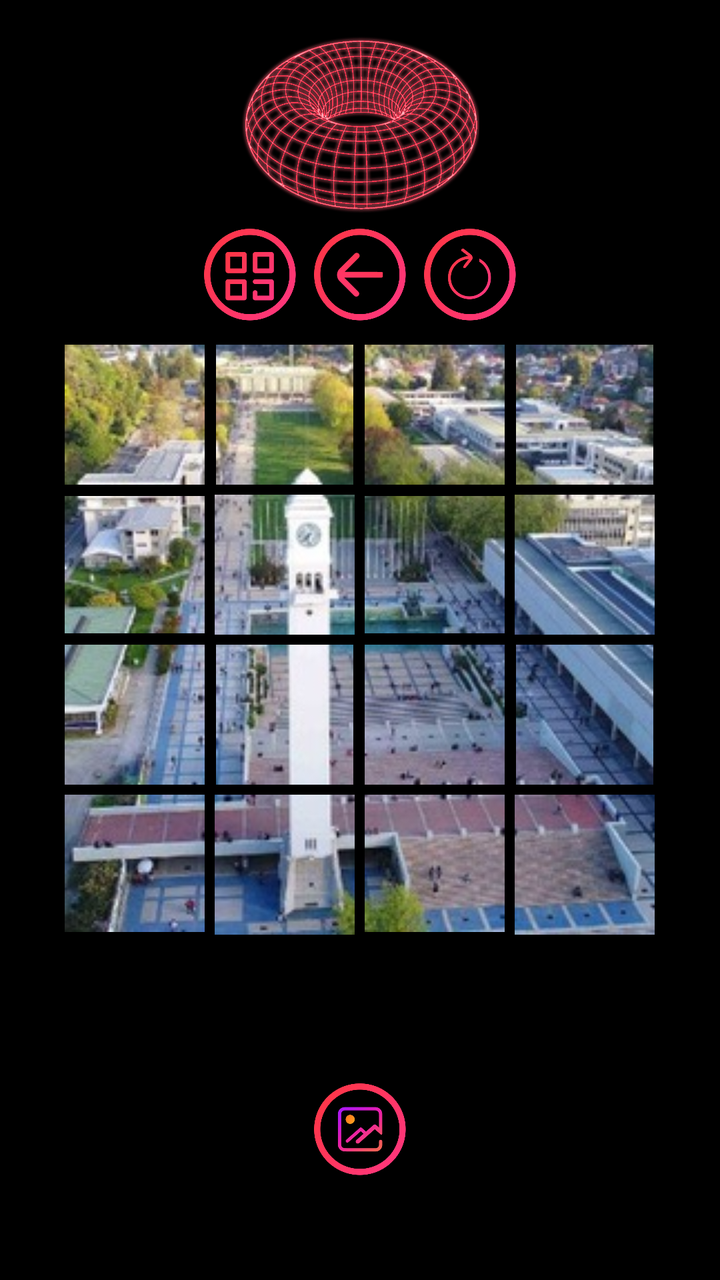
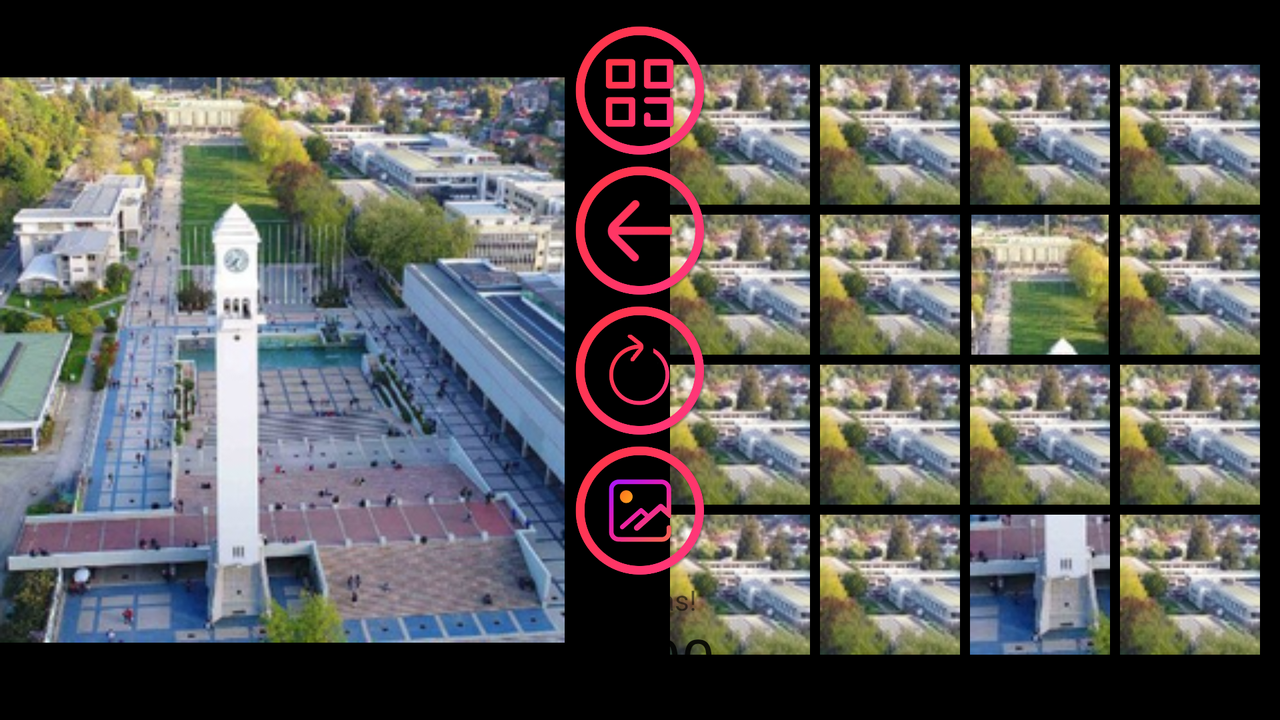

An Android layout and its configuration variant, each rendered on a device that would load it. The default file and the variant file are quoted in full after the pictures.
<!-- AndroidManifest.xml: application theme AppTheme -->
<!-- res/layout/fragment_home.xml -->
<?xml version="1.0" encoding="utf-8"?>
<RelativeLayout xmlns:android="http://schemas.android.com/apk/res/android"
    xmlns:app="http://schemas.android.com/apk/res-auto"
    xmlns:tools="http://schemas.android.com/tools"
    android:layout_width="match_parent"
    android:layout_height="match_parent"
    tools:context=".ui.home.HomeFragment">

    <Space
        android:id="@+id/espacio"
        android:layout_width="10dp"
        android:layout_height="10dp"
        android:layout_above="@id/cuadricula" />

    <LinearLayout
        android:id="@+id/cuadricula"
        android:layout_width="wrap_content"
        android:layout_height="wrap_content"
        android:layout_centerInParent="true"
        android:orientation="vertical">

        <LinearLayout
            android:id="@+id/fila1"
            android:layout_width="wrap_content"
            android:layout_height="wrap_content"
            android:orientation="horizontal">

            <ImageButton
                android:id="@+id/btn0"
                android:layout_width="70dp"
                android:layout_height="70dp"
                android:layout_alignParentLeft="true"
                android:adjustViewBounds="true"
                android:background="@color/transparent"
                android:maxWidth="70dp"
                android:maxHeight="70dp"
                android:outlineProvider="background"
                android:scaleType="fitCenter"
                app:srcCompat="@drawable/uno" />

            <Space
                android:layout_width="5dp"
                android:layout_height="wrap_content"
                android:layout_weight="1" />

            <ImageButton
                android:id="@+id/btn1"
                android:layout_width="70dp"
                android:layout_height="70dp"
                android:layout_alignParentLeft="true"
                android:adjustViewBounds="true"
                android:background="@color/transparent"
                android:maxWidth="70dp"
                android:maxHeight="70dp"
                android:scaleType="fitCenter"
                app:srcCompat="@drawable/dos" />

            <Space
                android:layout_width="5dp"
                android:layout_height="5dp"
                android:layout_weight="1" />

            <ImageButton
                android:id="@+id/btn2"
                android:layout_width="70dp"
                android:layout_height="wrap_content"
                android:layout_alignParentLeft="true"
                android:adjustViewBounds="true"
                android:background="@color/transparent"
                android:maxWidth="70dp"
                android:maxHeight="70dp"
                android:scaleType="fitCenter"
                app:srcCompat="@drawable/tres" />

            <Space
                android:layout_width="5dp"
                android:layout_height="5dp"
                android:layout_weight="1" />

            <ImageButton
                android:id="@+id/btn3"
                android:layout_width="70dp"
                android:layout_height="70dp"
                android:layout_alignParentLeft="true"
                android:adjustViewBounds="true"
                android:background="@color/transparent"
                android:maxWidth="70dp"
                android:maxHeight="70dp"
                android:scaleType="fitCenter"
                app:srcCompat="@drawable/cuatro" />
        </LinearLayout>

        <Space
            android:layout_width="5dp"
            android:layout_height="5dp" />

        <LinearLayout
            android:id="@+id/fila2"
            android:layout_width="match_parent"
            android:layout_height="match_parent"
            android:orientation="horizontal">

            <ImageButton
                android:id="@+id/btn4"
                android:layout_width="70dp"
                android:layout_height="70dp"
                android:layout_alignParentLeft="true"
                android:adjustViewBounds="true"
                android:background="@color/transparent"
                android:maxWidth="70dp"
                android:maxHeight="70dp"
                android:scaleType="fitCenter"
                app:srcCompat="@drawable/cinco" />

            <Space
                android:layout_width="5dp"
                android:layout_height="wrap_content"
                android:layout_weight="1" />

            <ImageButton
                android:id="@+id/btn5"
                android:layout_width="70dp"
                android:layout_height="wrap_content"
                android:layout_alignParentLeft="true"
                android:adjustViewBounds="true"
                android:background="@color/transparent"
                android:maxWidth="70dp"
                android:maxHeight="70dp"
                android:scaleType="fitCenter"
                app:srcCompat="@drawable/seis" />

            <Space
                android:layout_width="5dp"
                android:layout_height="5dp"
                android:layout_weight="1" />

            <ImageButton
                android:id="@+id/btn6"
                android:layout_width="70dp"
                android:layout_height="70dp"
                android:layout_alignParentLeft="true"
                android:adjustViewBounds="true"
                android:background="@color/transparent"
                android:maxWidth="70dp"
                android:maxHeight="70dp"
                android:scaleType="fitCenter"
                app:srcCompat="@drawable/siete" />

            <Space
                android:layout_width="5dp"
                android:layout_height="5dp"
                android:layout_weight="1" />

            <ImageButton
                android:id="@+id/btn7"
                android:layout_width="70dp"
                android:layout_height="70dp"
                android:layout_alignParentLeft="true"
                android:adjustViewBounds="true"
                android:background="@color/transparent"
                android:maxWidth="70dp"
                android:maxHeight="70dp"
                android:scaleType="fitCenter"
                app:srcCompat="@drawable/ocho" />

        </LinearLayout>

        <Space
            android:layout_width="match_parent"
            android:layout_height="5dp" />

        <LinearLayout
            android:id="@+id/fila3"
            android:layout_width="match_parent"
            android:layout_height="match_parent"
            android:orientation="horizontal">

            <ImageButton
                android:id="@+id/btn8"
                android:layout_width="70dp"
                android:layout_height="70dp"
                android:layout_alignParentLeft="true"
                android:adjustViewBounds="true"
                android:background="@color/transparent"
                android:maxWidth="70dp"
                android:maxHeight="70dp"
                android:scaleType="fitCenter"
                app:srcCompat="@drawable/nueve" />

            <Space
                android:layout_width="5dp"
                android:layout_height="wrap_content"
                android:layout_weight="1" />

            <ImageButton
                android:id="@+id/btn9"
                android:layout_width="70dp"
                android:layout_height="wrap_content"
                android:layout_alignParentLeft="true"
                android:adjustViewBounds="true"
                android:background="@color/transparent"
                android:maxWidth="70dp"
                android:maxHeight="70dp"
                android:scaleType="fitCenter"
                app:srcCompat="@drawable/diez" />

            <Space
                android:layout_width="5dp"
                android:layout_height="5dp"
                android:layout_weight="1" />

            <ImageButton
                android:id="@+id/btn10"
                android:layout_width="70dp"
                android:layout_height="wrap_content"
                android:layout_alignParentLeft="true"
                android:adjustViewBounds="true"
                android:background="@color/transparent"
                android:maxWidth="70dp"
                android:maxHeight="70dp"
                android:scaleType="fitCenter"
                app:srcCompat="@drawable/once" />

            <Space
                android:layout_width="5dp"
                android:layout_height="5dp"
                android:layout_weight="1" />

            <ImageButton
                android:id="@+id/btn11"
                android:layout_width="70dp"
                android:layout_height="70dp"
                android:layout_alignParentLeft="true"
                android:adjustViewBounds="true"
                android:background="@color/transparent"
                android:maxWidth="70dp"
                android:maxHeight="70dp"
                android:scaleType="fitCenter"
                app:srcCompat="@drawable/doce" />
        </LinearLayout>

        <Space
            android:layout_width="match_parent"
            android:layout_height="5dp" />

        <LinearLayout
            android:id="@+id/fila4"
            android:layout_width="match_parent"
            android:layout_height="match_parent"
            android:orientation="horizontal">

            <ImageButton
                android:id="@+id/btn12"
                android:layout_width="70dp"
                android:layout_height="wrap_content"
                android:layout_alignParentLeft="true"
                android:adjustViewBounds="true"
                android:background="@color/transparent"
                android:maxWidth="70dp"
                android:maxHeight="70dp"
                android:scaleType="fitCenter"
                app:srcCompat="@drawable/trece" />

            <Space
                android:layout_width="5dp"
                android:layout_height="5dp"
                android:layout_weight="1" />

            <ImageButton
                android:id="@+id/btn13"
                android:layout_width="70dp"
                android:layout_height="wrap_content"
                android:layout_alignParentLeft="true"
                android:adjustViewBounds="true"
                android:background="@color/transparent"
                android:maxWidth="70dp"
                android:maxHeight="70dp"
                android:scaleType="fitCenter"

                app:srcCompat="@drawable/catorc" />

            <Space
                android:layout_width="5dp"
                android:layout_height="wrap_content"
                android:layout_weight="1" />

            <ImageButton
                android:id="@+id/btn14"
                android:layout_width="70dp"
                android:layout_height="wrap_content"
                android:layout_alignParentLeft="true"
                android:adjustViewBounds="true"
                android:background="@color/transparent"
                android:maxWidth="70dp"
                android:maxHeight="70dp"
                android:scaleType="fitCenter"
                app:srcCompat="@drawable/quince" />

            <Space
                android:layout_width="5dp"
                android:layout_height="5dp"
                android:layout_weight="1" />

            <ImageButton
                android:id="@+id/btn15"
                android:layout_width="70dp"
                android:layout_height="70dp"
                android:layout_alignParentLeft="true"
                android:adjustViewBounds="true"
                android:background="@color/transparent"
                android:maxWidth="70dp"
                android:maxHeight="70dp"
                android:scaleType="fitCenter"
                app:srcCompat="@drawable/dseis" />

        </LinearLayout>
    </LinearLayout>

    <LinearLayout
        android:id="@+id/botonera"
        android:layout_width="wrap_content"
        android:layout_height="wrap_content"
        android:layout_above="@id/espacio"
        android:layout_centerHorizontal="true"
        android:orientation="horizontal">

        <ImageButton
            android:id="@+id/orden"
            android:layout_width="50dp"
            android:layout_height="50dp"
            android:background="@color/transparent"
            android:scaleType="fitCenter"
            android:src="@drawable/ordenar"
            android:text="ordenar" />

        <Space
            android:layout_width="5dp"
            android:layout_height="5dp"
            android:layout_weight="1" />

        <ImageButton
            android:id="@+id/atras"
            android:layout_width="50dp"
            android:layout_height="50dp"
            android:background="@color/transparent"
            android:scaleType="fitCenter"
            android:src="@drawable/back"
            android:text="back " />

        <Space
            android:layout_width="5dp"
            android:layout_height="5dp"
            android:layout_weight="1" />

        <ImageButton
            android:id="@+id/resetear"
            android:layout_width="50dp"
            android:layout_height="50dp"
            android:background="@color/transparent"
            android:scaleType="fitCenter"
            android:src="@drawable/reset"
            android:text="RESET " />


    </LinearLayout>

    <TextView
        android:id="@+id/movidasTotal"
        android:layout_width="wrap_content"
        android:layout_height="wrap_content"
        android:layout_below="@id/cuadricula"
        android:layout_centerHorizontal="true"
        android:orientation="horizontal"
        android:text="movidas!" />
    <Chronometer
        android:id="@+id/tiempito"
        android:layout_width="wrap_content"
        android:layout_height="wrap_content"
        android:orientation="horizontal"
        android:layout_below="@id/movidasTotal"
        android:layout_centerHorizontal="true"
        android:textSize="40sp" />

    <ImageButton
        android:id="@+id/original"
        android:layout_width="wrap_content"
        android:layout_height="50dp"
        android:layout_below="@id/tiempito"
        android:layout_centerHorizontal="true"
        android:background="@color/transparent"
        android:orientation="horizontal"
        android:scaleType="fitCenter"
        android:src="@drawable/imagenoriginal" />

    <ImageView
        android:id="@+id/imageView3"
        android:layout_width="match_parent"
        android:layout_height="100dp"
        android:layout_above="@id/botonera"
        android:layout_centerHorizontal="true"
        android:maxWidth="50dp"
        android:maxHeight="0dp"
        android:scaleType="fitCenter"
        android:src="@drawable/toroide_neon" />


</RelativeLayout>
<!-- resources referenced by this layout -->
<resources>
  <color name="transparent">#00000000</color>
  <!-- drawable back: png bitmap (drawable, 68067 bytes) -->
  <!-- drawable catorc: jpg bitmap (drawable, 2625 bytes) -->
  <!-- drawable cinco: jpg bitmap (drawable, 3208 bytes) -->
  <!-- drawable cuatro: jpg bitmap (drawable, 3330 bytes) -->
  <!-- drawable diez: jpg bitmap (drawable, 2615 bytes) -->
  <!-- drawable doce: jpg bitmap (drawable, 2806 bytes) -->
  <!-- drawable dos: jpg bitmap (drawable, 3024 bytes) -->
  <!-- drawable dseis: jpg bitmap (drawable, 2708 bytes) -->
  <!-- drawable imagenoriginal: png bitmap (drawable, 81359 bytes) -->
  <!-- drawable nueve: jpg bitmap (drawable, 2808 bytes) -->
  <!-- drawable ocho: jpg bitmap (drawable, 3062 bytes) -->
  <!-- drawable once: jpg bitmap (drawable, 2810 bytes) -->
  <!-- drawable ordenar: png bitmap (drawable, 61872 bytes) -->
  <!-- drawable quince: jpg bitmap (drawable, 2622 bytes) -->
  <!-- drawable reset: png bitmap (drawable, 77917 bytes) -->
  <!-- drawable seis: jpg bitmap (drawable, 2904 bytes) -->
  <!-- drawable siete: jpg bitmap (drawable, 2915 bytes) -->
  <!-- drawable toroide_neon: png bitmap (drawable, 411650 bytes) -->
  <!-- drawable trece: jpg bitmap (drawable, 2780 bytes) -->
  <!-- drawable tres: jpg bitmap (drawable, 3209 bytes) -->
  <!-- drawable uno: jpg bitmap (drawable, 3232 bytes) -->
  <style name="AppTheme" parent="Theme.AppCompat.DayNight.NoActionBar">
          
          <item name="colorPrimary">@color/colorPrimary</item>
          <item name="colorPrimaryDark">@color/colorPrimaryDark</item>
          <item name="colorAccent">@color/colorAccent</item>
          <item name="android:windowBackground">@android:color/black</item>
      </style>
  <color name="colorPrimary">#FF155C</color>
  <color name="colorPrimaryDark">#8A0C32</color>
  <color name="colorAccent">#22171A</color>
</resources>
<!-- res/layout-land/fragment_home.xml (the repository's variant of the layout above) -->
<!-- drawn on the phone turned sideways -->
<?xml version="1.0" encoding="utf-8"?>
<RelativeLayout xmlns:android="http://schemas.android.com/apk/res/android"
    xmlns:app="http://schemas.android.com/apk/res-auto"
    xmlns:tools="http://schemas.android.com/tools"
    android:id="@+id/padre"
    android:layout_width="match_parent"
    android:layout_height="match_parent"
    android:clipChildren="false"
    tools:context=".ui.home.HomeFragment">


    <LinearLayout
        android:layout_width="wrap_content"
        android:layout_height="wrap_content"
        android:layout_alignParentRight="true"
        android:layout_centerInParent="true"
        android:layout_centerHorizontal="false"
        android:gravity="right"
        android:orientation="vertical">

        <LinearLayout
            android:layout_width="match_parent"
            android:layout_height="match_parent"
            android:orientation="horizontal">

            <ImageButton
                android:id="@+id/btn0"
                style="@android:style/Widget.DeviceDefault.ImageButton"
                android:layout_width="70dp"
                android:layout_height="70dp"
                android:scaleType="fitCenter"
                android:background="@color/transparent"
                app:srcCompat="@drawable/tres" />

            <Space
                android:layout_width="5dp"
                android:layout_height="5dp"
                android:layout_weight="1" />

            <ImageButton
                android:id="@+id/btn1"
                style="@android:style/Widget.DeviceDefault.ImageButton"
                android:layout_width="70dp"
                android:layout_height="70dp"
                android:scaleType="fitCenter"
                android:background="@color/transparent"
                app:srcCompat="@drawable/tres" />

            <Space
                android:layout_width="5dp"
                android:layout_height="5dp"
                android:layout_weight="1" />

            <ImageButton
                android:id="@+id/btn2"
                style="@android:style/Widget.DeviceDefault.ImageButton"
                android:layout_width="70dp"
                android:layout_height="70dp"
                android:scaleType="fitCenter"
                android:background="@color/transparent"
                app:srcCompat="@drawable/tres" />

            <Space
                android:layout_width="5dp"
                android:layout_height="5dp"
                android:layout_weight="1" />

            <ImageButton
                android:id="@+id/btn3"
                style="@android:style/Widget.DeviceDefault.ImageButton"
                android:layout_width="70dp"
                android:layout_height="70dp"
                android:scaleType="fitCenter"
                android:background="@color/transparent"
                app:srcCompat="@drawable/tres" />

            <Space
                android:layout_width="10dp"
                android:layout_height="10dp"
                android:layout_weight="1" />
        </LinearLayout>

        <Space
            android:layout_width="match_parent"
            android:layout_height="5dp" />

        <LinearLayout
            android:layout_width="match_parent"
            android:layout_height="match_parent"
            android:orientation="horizontal">

            <ImageButton
                android:id="@+id/btn4"
                style="@android:style/Widget.DeviceDefault.ImageButton"
                android:layout_width="70dp"
                android:layout_height="70dp"
                android:scaleType="fitCenter"
                android:background="@color/transparent"
                app:srcCompat="@drawable/tres" />

            <Space
                android:layout_width="5dp"
                android:layout_height="5dp"
                android:layout_weight="1" />

            <ImageButton
                android:id="@+id/btn5"
                style="@android:style/Widget.DeviceDefault.ImageButton"
                android:layout_width="70dp"
                android:layout_height="70dp"
                android:scaleType="fitCenter"
                android:background="@color/transparent"
                app:srcCompat="@drawable/tres" />

            <Space
                android:layout_width="5dp"
                android:layout_height="5dp"
                android:layout_weight="1" />

            <ImageButton
                android:id="@+id/btn6"
                style="@android:style/Widget.DeviceDefault.ImageButton"
                android:layout_width="70dp"
                android:layout_height="70dp"
                android:scaleType="fitCenter"
                android:background="@color/transparent"
                app:srcCompat="@drawable/dos" />

            <Space
                android:layout_width="5dp"
                android:layout_height="5dp"
                android:layout_weight="1" />

            <ImageButton
                android:id="@+id/btn7"
                style="@android:style/Widget.DeviceDefault.ImageButton"
                android:layout_width="70dp"
                android:layout_height="70dp"
                android:scaleType="fitCenter"
                android:background="@color/transparent"
                app:srcCompat="@drawable/tres" />

            <Space
                android:layout_width="10dp"
                android:layout_height="10dp"
                android:layout_weight="1" />
        </LinearLayout>

        <Space
            android:layout_width="match_parent"
            android:layout_height="5dp" />

        <LinearLayout
            android:layout_width="match_parent"
            android:layout_height="match_parent"
            android:orientation="horizontal">

            <ImageButton
                android:id="@+id/btn8"
                style="@android:style/Widget.DeviceDefault.ImageButton"
                android:layout_width="70dp"
                android:layout_height="70dp"
                android:scaleType="fitCenter"
                android:background="@color/transparent"
                app:srcCompat="@drawable/tres" />

            <Space
                android:layout_width="5dp"
                android:layout_height="5dp"
                android:layout_weight="1" />

            <ImageButton
                android:id="@+id/btn9"
                style="@android:style/Widget.DeviceDefault.ImageButton"
                android:layout_width="70dp"
                android:layout_height="70dp"
                android:scaleType="fitCenter"
                android:background="@color/transparent"
                app:srcCompat="@drawable/tres" />

            <Space
                android:layout_width="5dp"
                android:layout_height="5dp"
                android:layout_weight="1" />

            <ImageButton
                android:id="@+id/btn10"
                style="@android:style/Widget.DeviceDefault.ImageButton"
                android:layout_width="70dp"
                android:layout_height="70dp"
                android:scaleType="fitCenter"
                android:background="@color/transparent"
                app:srcCompat="@drawable/tres" />

            <Space
                android:layout_width="5dp"
                android:layout_height="5dp"
                android:layout_weight="1" />

            <ImageButton
                android:id="@+id/btn11"
                style="@android:style/Widget.DeviceDefault.ImageButton"
                android:layout_width="70dp"
                android:layout_height="70dp"
                android:scaleType="fitCenter"
                android:background="@color/transparent"
                app:srcCompat="@drawable/tres" />

            <Space
                android:layout_width="10dp"
                android:layout_height="10dp"
                android:layout_weight="1" />
        </LinearLayout>

        <Space
            android:layout_width="match_parent"
            android:layout_height="5dp" />

        <LinearLayout
            android:layout_width="match_parent"
            android:layout_height="match_parent"
            android:orientation="horizontal">

            <ImageButton
                android:id="@+id/btn12"
                style="@android:style/Widget.DeviceDefault.ImageButton"
                android:layout_width="70dp"
                android:layout_height="70dp"
                android:scaleType="fitCenter"
                android:background="@color/transparent"
                app:srcCompat="@drawable/tres" />

            <Space
                android:layout_width="5dp"
                android:layout_height="5dp"
                android:layout_weight="1" />

            <ImageButton
                android:id="@+id/btn13"
                style="@android:style/Widget.DeviceDefault.ImageButton"
                android:layout_width="70dp"
                android:layout_height="70dp"
                android:scaleType="fitCenter"
                android:background="@color/transparent"
                app:srcCompat="@drawable/tres" />

            <Space
                android:layout_width="5dp"
                android:layout_height="5dp"
                android:layout_weight="1" />

            <ImageButton
                android:id="@+id/btn14"
                style="@android:style/Widget.DeviceDefault.ImageButton"
                android:layout_width="70dp"
                android:layout_height="70dp"
                android:scaleType="fitCenter"
                android:background="@color/transparent"
                app:srcCompat="@drawable/catorc" />

            <Space
                android:layout_width="5dp"
                android:layout_height="5dp"
                android:layout_weight="1" />

            <ImageButton
                android:id="@+id/btn15"

                android:layout_width="70dp"
                android:layout_height="70dp"
                android:adjustViewBounds="true"
                android:background="@color/transparent"
                android:maxWidth="70dp"
                android:maxHeight="70dp"
                android:scaleType="fitCenter"
                app:srcCompat="@drawable/tres" />

            <Space
                android:layout_width="10dp"
                android:layout_height="10dp"
                android:layout_weight="1" />
        </LinearLayout>
    </LinearLayout>

    <ImageView
        android:id="@+id/imageView2"
        android:layout_width="wrap_content"
        android:layout_height="300dp"
        android:layout_alignParentLeft="true"
        android:layout_centerInParent="true"
        android:layout_toLeftOf="@id/botonera"

        android:gravity="left"

        android:scaleType="fitCenter"
        app:srcCompat="@drawable/udek2" />


    <LinearLayout
        android:id="@+id/botonera"
        android:layout_width="wrap_content"
        android:layout_height="wrap_content"
        android:layout_centerInParent="true"
        android:layout_centerHorizontal="true"
        android:gravity="center"


        android:orientation="vertical">

        <ImageButton
            android:id="@+id/orden"
            android:layout_width="70dp"
            android:layout_height="70dp"
            android:background="@color/transparent"
            android:scaleType="centerInside"
            android:src="@drawable/ordenar"
            android:text="ordenar" />

        <ImageButton
            android:id="@+id/atras"
            android:layout_width="70dp"
            android:layout_height="70dp"
            android:background="@color/transparent"
            android:scaleType="fitCenter"
            android:src="@drawable/back"
            android:text="back " />

        <ImageButton
            android:id="@+id/resetear"
            android:layout_width="70dp"
            android:layout_height="70dp"
            android:background="@color/transparent"
            android:scaleType="fitCenter"
            android:src="@drawable/reset"
            android:text="RESET " />

        <ImageButton
            android:id="@+id/original"
            android:layout_width="70dp"
            android:layout_height="70dp"
            android:background="@color/transparent"
            android:scaleType="fitCenter"
            android:src="@drawable/imagenoriginal" />

        <TextView
            android:id="@+id/movidasTotal"
            android:layout_width="wrap_content"
            android:layout_height="wrap_content"
            android:layout_centerHorizontal="true"
            android:layout_gravity="center"

            android:text="movidas!" />

        <Chronometer
            android:id="@+id/tiempito"
            android:layout_width="wrap_content"
            android:layout_height="wrap_content"
            android:orientation="horizontal"
            android:layout_below="@id/movidasTotal"
            android:layout_centerHorizontal="true"
            android:textSize="30sp"/>
    </LinearLayout>


</RelativeLayout>
<!-- resources referenced by the variant -->
<!-- as the phone turned sideways resolves them -->
<resources>
  <color name="transparent">#00000000</color>
  <!-- drawable back: png bitmap (drawable, 68067 bytes) -->
  <!-- drawable catorc: jpg bitmap (drawable, 2625 bytes) -->
  <!-- drawable dos: jpg bitmap (drawable, 3024 bytes) -->
  <!-- drawable imagenoriginal: png bitmap (drawable, 81359 bytes) -->
  <!-- drawable ordenar: png bitmap (drawable, 61872 bytes) -->
  <!-- drawable reset: png bitmap (drawable, 77917 bytes) -->
  <!-- drawable tres: jpg bitmap (drawable, 3209 bytes) -->
  <!-- drawable udek2: jpg bitmap (drawable, 150354 bytes) -->
  <style name="AppTheme" parent="Theme.AppCompat.DayNight.NoActionBar">
          
          <item name="colorPrimary">@color/colorPrimary</item>
          <item name="colorPrimaryDark">@color/colorPrimaryDark</item>
          <item name="colorAccent">@color/colorAccent</item>
          <item name="android:windowBackground">@android:color/black</item>
      </style>
  <color name="colorPrimary">#FF155C</color>
  <color name="colorPrimaryDark">#8A0C32</color>
  <color name="colorAccent">#22171A</color>
</resources>
